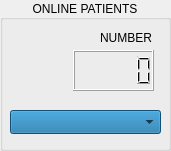
   <widget class="QGroupBox" name="groupBox_4">
    <property name="geometry">
     <rect>
      <x>300</x>
      <y>510</y>
      <width>171</width>
      <height>151</height>
     </rect>
    </property>
    <property name="title">
     <string>ONLINE PATIENTS</string>
    </property>
    <property name="alignment">
     <set>Qt::AlignCenter</set>
    </property>
    <widget class="QLabel" name="label">
     <property name="geometry">
      <rect>
       <x>10</x>
       <y>30</y>
       <width>61</width>
       <height>61</height>
      </rect>
     </property>
     <property name="text">
      <string/>
     </property>
     <property name="pixmap">
      <pixmap resource="img.qrc">:/img/img/boy.png</pixmap>
     </property>
     <property name="scaledContents">
      <bool>true</bool>
     </property>
    </widget>
    <widget class="QComboBox" name="comboBox_loadpatient">
     <property name="geometry">
      <rect>
       <x>10</x>
       <y>110</y>
       <width>151</width>
       <height>24</height>
      </rect>
     </property>
     <property name="styleSheet">
      <string notr="true">background:rgb(21, 112, 165)</string>
     </property>
    </widget>
    <widget class="QLCDNumber" name="lcdNumber_3">
     <property name="geometry">
      <rect>
       <x>73</x>
       <y>50</y>
       <width>81</width>
       <height>41</height>
      </rect>
     </property>
    </widget>
    <widget class="QLabel" name="label_2">
     <property name="geometry">
      <rect>
       <x>100</x>
       <y>30</y>
       <width>59</width>
       <height>16</height>
      </rect>
     </property>
     <property name="text">
      <string>NUMBER</string>
     </property>
    </widget>
   </widget>
